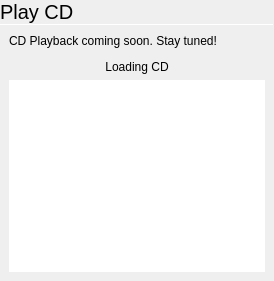
         <widget class="QWidget" name="page_2">
          <layout class="QVBoxLayout" name="verticalLayout_9">
           <property name="spacing">
            <number>0</number>
           </property>
           <property name="leftMargin">
            <number>0</number>
           </property>
           <property name="topMargin">
            <number>0</number>
           </property>
           <property name="rightMargin">
            <number>0</number>
           </property>
           <property name="bottomMargin">
            <number>0</number>
           </property>
           <item>
            <widget class="QLabel" name="label_8">
             <property name="font">
              <font>
               <pointsize>15</pointsize>
              </font>
             </property>
             <property name="text">
              <string>Play CD</string>
             </property>
             <property name="margin">
              <number>9</number>
             </property>
            </widget>
           </item>
           <item>
            <widget class="Line" name="line_7">
             <property name="maximumSize">
              <size>
               <width>16777215</width>
               <height>1</height>
              </size>
             </property>
             <property name="orientation">
              <enum>Qt::Horizontal</enum>
             </property>
            </widget>
           </item>
           <item>
            <layout class="QVBoxLayout" name="verticalLayout_15">
             <property name="spacing">
              <number>6</number>
             </property>
             <property name="leftMargin">
              <number>9</number>
             </property>
             <property name="topMargin">
              <number>9</number>
             </property>
             <property name="rightMargin">
              <number>9</number>
             </property>
             <property name="bottomMargin">
              <number>9</number>
             </property>
             <item>
              <widget class="QLabel" name="label_10">
               <property name="text">
                <string>CD Playback coming soon. Stay tuned!</string>
               </property>
              </widget>
             </item>
             <item>
              <widget class="tCircularSpinner" name="widget" native="true"/>
             </item>
             <item>
              <widget class="QLabel" name="label_9">
               <property name="text">
                <string>Loading CD</string>
               </property>
               <property name="alignment">
                <set>Qt::AlignCenter</set>
               </property>
              </widget>
             </item>
             <item>
              <widget class="QListView" name="listView">
               <property name="frameShape">
                <enum>QFrame::NoFrame</enum>
               </property>
              </widget>
             </item>
            </layout>
           </item>
          </layout>
         </widget>
